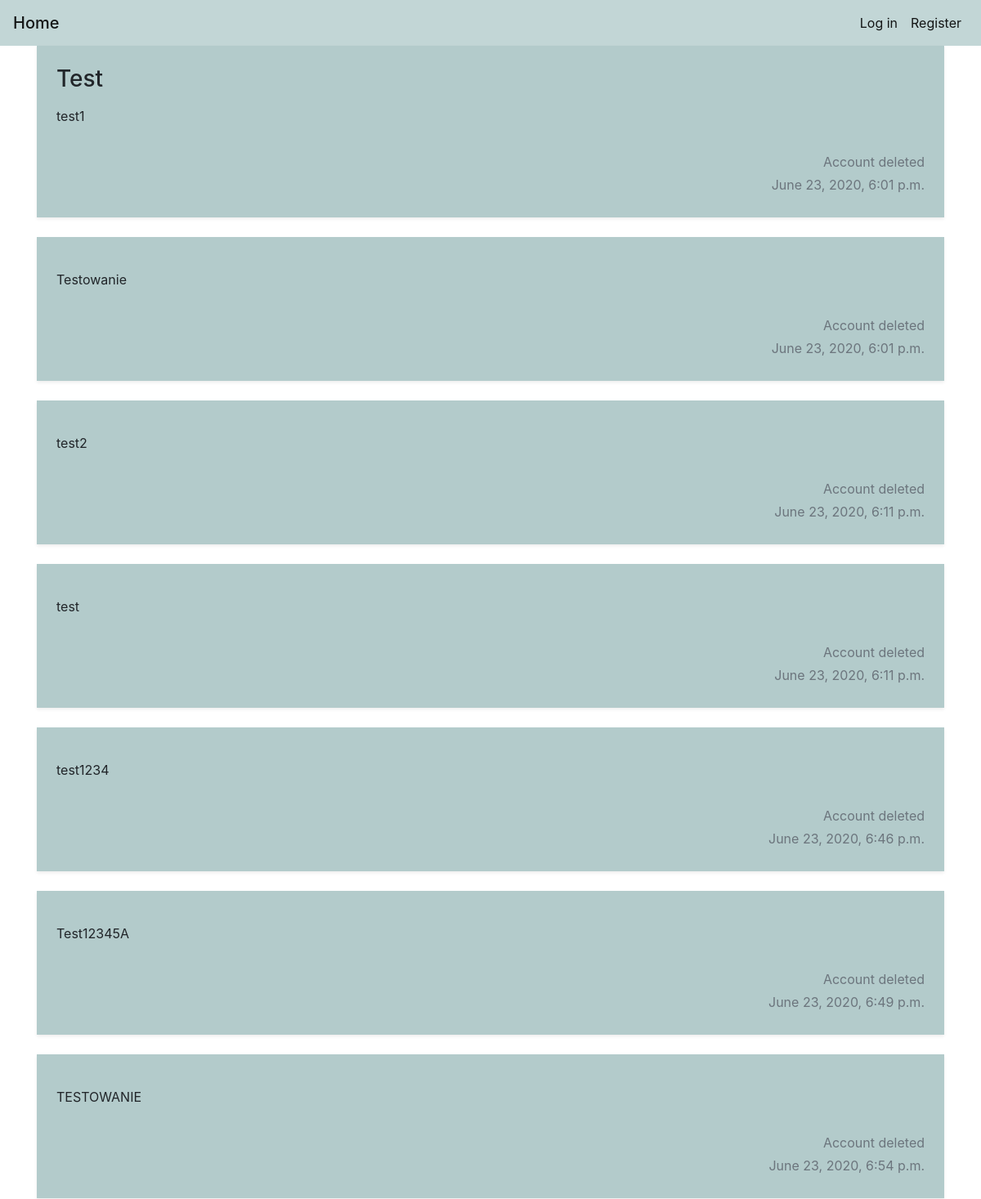
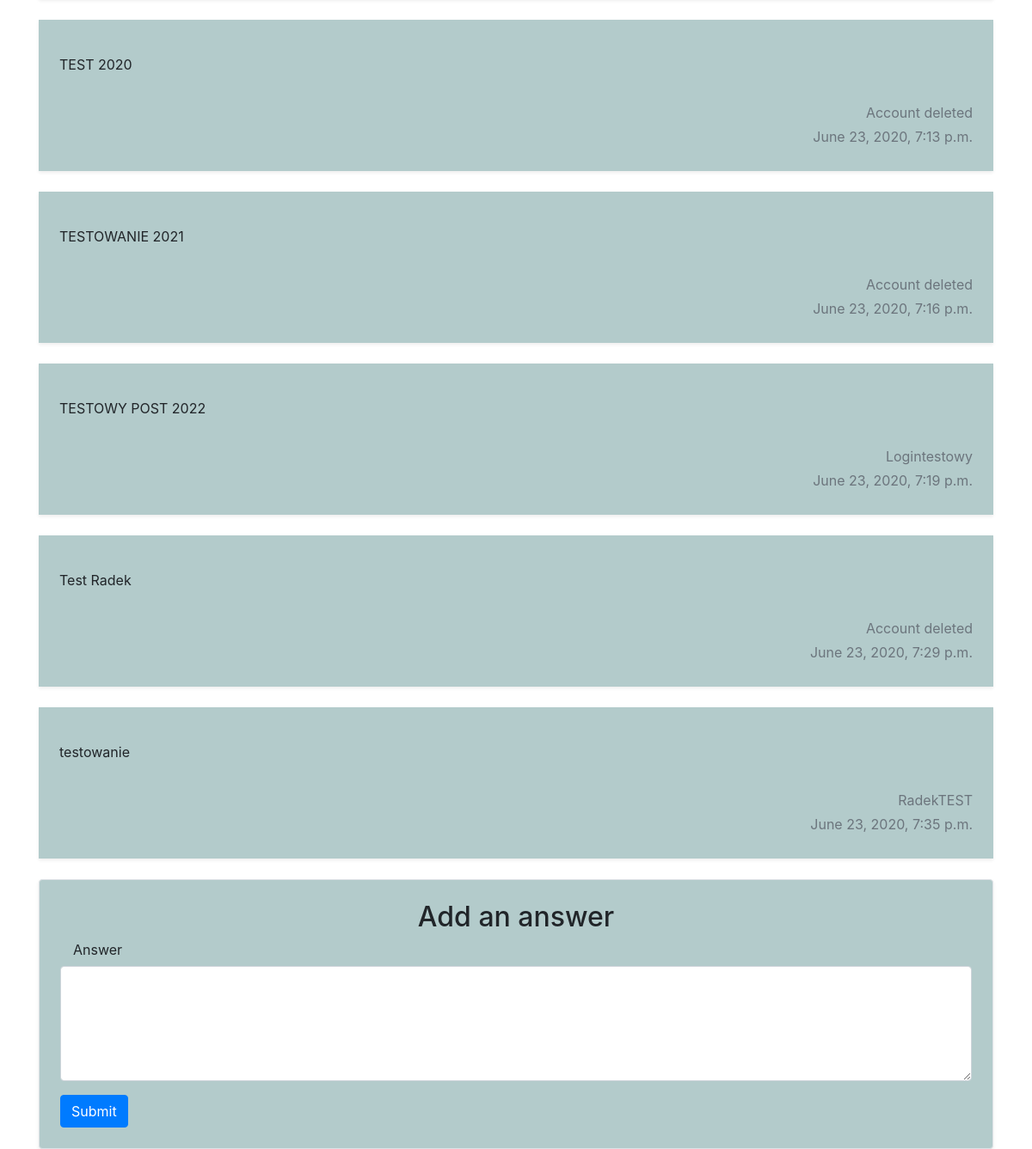
The app's page /thread/4 with its own data (2 pictures, top to bottom).
### forum/models.py (models this page shows, shortened)
class Thread(models.Model):
    author = models.ForeignKey(User, on_delete=models.SET_NULL, blank=False, null=True)
    title = models.CharField(max_length=255)
    text = models.CharField(max_length=1024)
    date = models.DateTimeField(auto_now_add=True)

class Post(models.Model):
    author = models.ForeignKey(User, on_delete=models.SET_NULL, blank=False, null=True)
    thread = models.ForeignKey(Thread, on_delete=models.CASCADE)
    text = models.CharField(max_length=1024)
    date = models.DateTimeField(auto_now_add=True)

### forum/views.py (the view, shortened to what this page needs)
# urls.py: path('thread/', views.threadView, name="threadView"),
def threadView(response, idx=-1):
    renderDict = {}
    renderDict['thread'] = models.Thread.objects.filter(id=idx).first()
    return render(response, "threadDetails.html", renderDict)

### forum/templates/threadDetails.html (shortened to what this page needs)
{% extends 'base.html' %}
{% block content %}
    {% if thread %}
        <div class="row no-gutters  overflow-hidden flex-md-row mb-4 shadow-sm position-relative custom_bg_secondary">
            <div class="col p-4 d-flex flex-column position-static ">
                <h3 class="mb-0"> {{thread.title}} </h3>
                <p> {{thread.text | linebreaks}} </p>
                    {% if thread.author %}
                        <p class="mb-1 text-muted text-right"> {{thread.author}} </p>
                    {% else %}
                        <p class="mb-1 text-muted text-right"> Account deleted </p>
                    {% endif %}
                <p class="mb-1 text-muted text-right"> {{thread.date}} </p>
            </div>
        </div>
        {% for post in thread.post_set.all %}
            <div class="row no-gutters  overflow-hidden flex-md-row mb-4 shadow-sm position-relative custom_bg_secondary">
                <div class="col p-4 d-flex flex-column position-static ">
                    <p> {{post.text | linebreaks}} </p>
                    {% if post.author %}
                        <p class="mb-1 text-muted text-right"> {{post.author}} </p>
                    {% else %}
                        <p class="mb-1 text-muted text-right"> Account deleted </p>
                    {% endif %}
                    <p class="mb-1 text-muted text-right"> {{post.date}} </p>
                </div>
            </div>
        {% endfor %}
        {% include 'postAdd.html' %}
    {% else %}
        <div>
            <center><h3>Thread not found!</h3></center>
        </div>
    {% endif %}
{% endblock %}

### NTPForum/templates/base.html (shortened to what this page needs)
<!DOCTYPE html>
<html lang="en">
    <head>
        {% load static %}
        <link rel="stylesheet" href="https://stackpath.bootstrapcdn.com/bootstrap/4.3.1/css/bootstrap.min.css">
        <link rel="stylesheet" href="{% static 'base.css' %}" type="text/css">
    </head>
    <body>
        <nav class="navbar navbar-expand-lg navbar-light custom_bg_primary">
            <a class="navbar-brand mb-0 h1" href="/">Home</a>
            <div class="collapse navbar-collapse">
                {% if user.is_authenticated %}
                    <ul class="navbar-nav mr-auto">
                        <li class="nav-item active"> <a class="nav-link" href="/createthread/">Create new thread</a> </li>
                    </ul>
                    <ul class="navbar-nav ml-auto">
                        <span class="navbar-text">
                            Logged in as {{user.username}}
                        </span>
                        <li class="nav-item active"> <a class="nav-link" href="/logout/">Log out</a></li>
                    </ul>
                {% else %}
                    <ul class="navbar-nav ml-auto">
                        <li class="nav-item active"> <a class="nav-link" href="/login/">Log in</a></li>
                        <li class="nav-item active"> <a class="nav-link" href="/register/">Register</a></li>
                    </ul>
                {% endif %}
            </div>
        </nav>
        <div class="container .test">
            <div id="content">
                {% block content %}{% endblock %}
            </div>
        </div>
    </body>
</html>

### forum/templates/postAdd.html (shortened to what this page needs)
<div class="row no-gutters border rounded overflow-hidden shadow-sm custom_bg_secondary">
    <div class="col p-4 d-flex flex-column">
        <h2 class="mb-0 text-center">Add an answer</h2>
        <form method="post" action="#">
            <div class="form-group">
                <label for="answerContent" class="col-sm-2 col-form-label">Answer</label>
                <textarea class="form-control" rows="5" cols="40" name="text" id="answerContent" maxlength="1024" required></textarea>
            </div>
            <button class="btn btn-primary" type="submit" value="submit" name="submit">Submit</button>
        </form>
    </div>
</div>

### NTPForum/static/base.css (style rules this page uses)
.custom_bg_primary { background-color: #c2d6d6; }
.custom_bg_secondary { background-color: #b3cbcb; }

### records on screen
Thread: title "Test", text "test1", date "June 23, 2020, 6:01 p.m."
Post: text "Testowanie", shows "Account deleted", date "June 23, 2020, 6:01 p.m."
Post: text "test2", shows "Account deleted", date "June 23, 2020, 6:11 p.m."
Post: text "test", shows "Account deleted", date "June 23, 2020, 6:11 p.m."
Post: text "test1234", shows "Account deleted", date "June 23, 2020, 6:46 p.m."
Post: text "Test12345A", shows "Account deleted", date "June 23, 2020, 6:49 p.m."
Post: text "TESTOWANIE", shows "Account deleted", date "June 23, 2020, 6:54 p.m."
Post: text "TEST 2020", shows "Account deleted", date "June 23, 2020, 7:13 p.m."
Post: text "TESTOWANIE 2021", shows "Account deleted", date "June 23, 2020, 7:16 p.m."
Post: text "TESTOWY POST 2022", author "Logintestowy", date "June 23, 2020, 7:19 p.m."
Post: text "Test Radek", shows "Account deleted", date "June 23, 2020, 7:29 p.m."
Post: text "testowanie", author "RadekTEST", date "June 23, 2020, 7:35 p.m."
